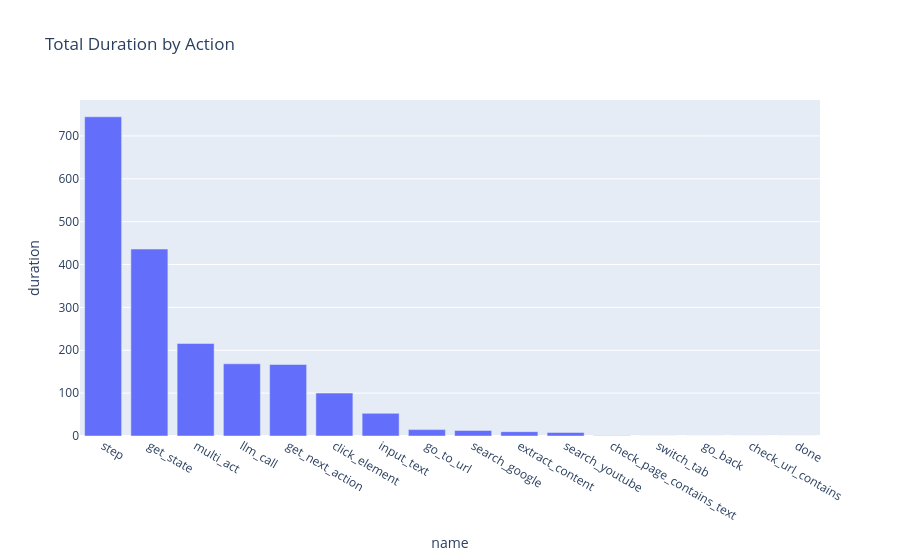

Write notebook code for a chart like this one.
### Code cell
# Total Duration per Action
total_duration_action = df.groupby('name')['duration'].sum().reset_index().sort_values('duration', ascending=False)
fig = px.bar(total_duration_action, x='name', y='duration', title='Total Duration by Action')
fig.show()

### Figure 1 — Plotly figure (JSON) as saved in the notebook; plotly's stock layout.template omitted (floating-point values rounded to 4 significant figures)
{"data": [{"hovertemplate": "name=%{x}<br>duration=%{y}<extra></extra>", "legendgroup": "", "marker": {"color": "#636efa", "pattern": {"shape": ""}}, "name": "", "orientation": "v", "showlegend": false, "textposition": "auto", "type": "bar", "x": ["step", "get_state", "multi_act", "llm_call", "get_next_action", "click_element", "input_text", "go_to_url", "search_google", "extract_content", "search_youtube", "check_page_contains_text", "switch_tab", "go_back", "check_url_contains", "done"], "xaxis": "x", "y": [744.7, 436.1, 215.8, 168.4, 166.8, 100.0, 52.9, 14.89, 12.95, 10.1, 8.234, 0.8651, 0.1876, 0.02682, 0.01116, 0.002929], "yaxis": "y"}], "layout": {"barmode": "relative", "legend": {"tracegroupgap": 0}, "title": {"text": "Total Duration by Action"}, "xaxis": {"anchor": "y", "domain": [0, 1], "title": {"text": "name"}}, "yaxis": {"anchor": "x", "domain": [0, 1], "title": {"text": "duration"}}}}
